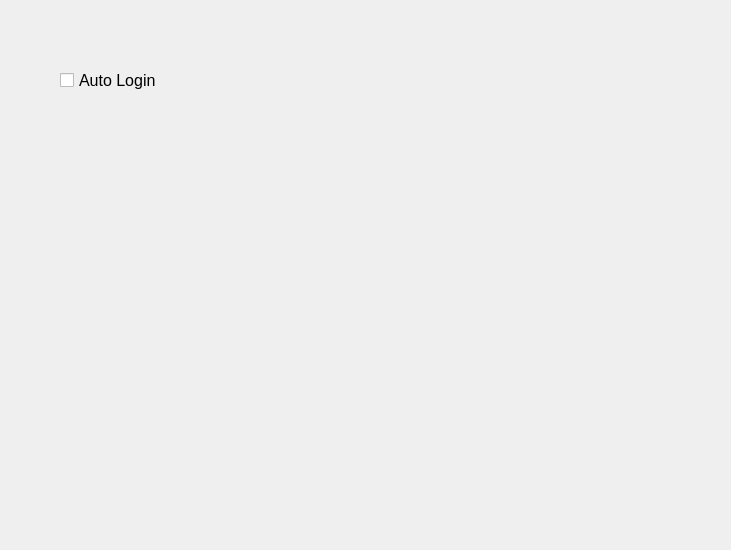
<?xml version="1.0" encoding="UTF-8"?>
<ui version="4.0">
 <class>Form</class>
 <widget class="QWidget" name="Form">
  <property name="geometry">
   <rect>
    <x>0</x>
    <y>0</y>
    <width>731</width>
    <height>550</height>
   </rect>
  </property>
  <property name="windowTitle">
   <string>Form</string>
  </property>
  <widget class="QCheckBox" name="chkAutoLogin">
   <property name="geometry">
    <rect>
     <x>60</x>
     <y>70</y>
     <width>481</width>
     <height>20</height>
    </rect>
   </property>
   <property name="font">
    <font>
     <pointsize>12</pointsize>
    </font>
   </property>
   <property name="text">
    <string>Auto Login</string>
   </property>
  </widget>
 </widget>
 <resources/>
 <connections/>
</ui>
